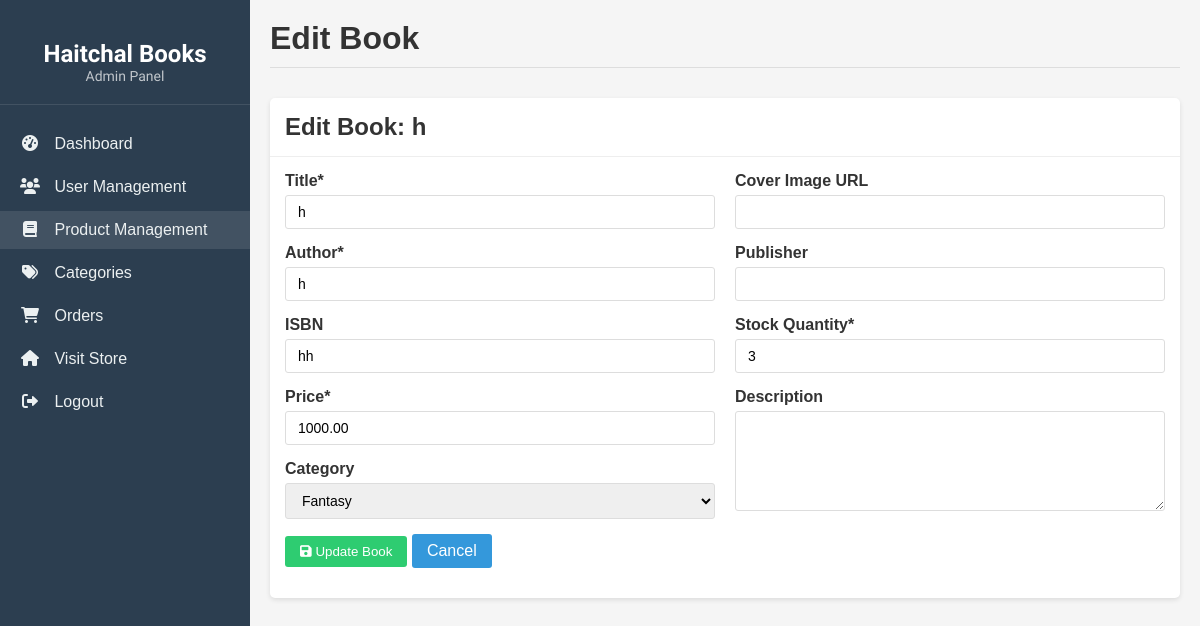
The page /admin/product_management.php?edit=15 (signed in) on the database its author committed.
### tables this page shows
CREATE TABLE `books` (
  `book_id` int(11) NOT NULL,
  `title` varchar(255) NOT NULL,
  `author` varchar(100) NOT NULL,
  `isbn` varchar(20) DEFAULT NULL,
  `price` decimal(10,2) NOT NULL,
  `description` text DEFAULT NULL,
  `publication_date` date DEFAULT NULL,
  `publisher` varchar(100) DEFAULT NULL,
  `cover_image` varchar(255) DEFAULT NULL,
  `stock_quantity` int(11) NOT NULL DEFAULT 0,
  `category_id` int(11) DEFAULT NULL,
  `is_featured` tinyint(1) DEFAULT 0
);

### admin/product_management.php (the view, shortened to what this page needs)
<?php
require_once '../connect.php';
$categories = $conn->query("SELECT category_id, category_name FROM Categories ORDER BY category_name");
$categoryOptions = [];
while ($category = $categories->fetch_assoc()) {
    $categoryOptions[$category['category_id']] = $category['category_name'];
}
$editBook = null;
if (isset($_GET['edit']) && is_numeric($_GET['edit'])) {
    $bookId = (int)$_GET['edit'];
    $bookQuery = $conn->prepare("SELECT * FROM Books WHERE book_id = ?");
    $bookQuery->bind_param("i", $bookId);
    $bookQuery->execute();
    $editBook = $bookQuery->get_result()->fetch_assoc();
}
?>
<!DOCTYPE html>
<html lang="en">
<head>
    <link rel="stylesheet" href="https://cdnjs.cloudflare.com/ajax/libs/font-awesome/6.0.0/css/all.min.css">
    <link rel="stylesheet" href="../css/admin_styles.css">
</head>
<body>
    <div class="admin-container">
        <div class="sidebar">
            <div class="logo">
                <h1>Haitchal Books</h1>
                <span>Admin Panel</span>
            </div>
            <ul class="nav-menu">
                <li class="nav-item">
                    <a href="dashboard.php" class="nav-link">
                        <i class="fas fa-tachometer-alt"></i> Dashboard
                    </a>
                </li>
                <li class="nav-item">
                    <a href="user_management.php" class="nav-link">
                        <i class="fas fa-users"></i> User Management
                    </a>
                </li>
                <li class="nav-item">
                    <a href="product_management.php" class="nav-link active">
                        <i class="fas fa-book"></i> Product Management
                    </a>
                </li>
                <li class="nav-item">
                    <a href="category_management.php" class="nav-link">
                        <i class="fas fa-tags"></i> Categories
                    </a>
                </li>
                <li class="nav-item">
                    <a href="order_management.php" class="nav-link">
                        <i class="fas fa-shopping-cart"></i> Orders
                    </a>
                </li>
                <li class="nav-item">
                    <a href="../php/homepage.php" class="nav-link">
                        <i class="fas fa-home"></i> Visit Store
                    </a>
                </li>
                <li class="nav-item">
                    <a href="../php/logout.php" class="nav-link">
                        <i class="fas fa-sign-out-alt"></i> Logout
                    </a>
                </li>
            </ul>
        </div>
        <div class="main-content">
            <div class="header">
                <h1><?php echo isset($editBook) ? 'Edit Book' : 'Product Management'; ?></h1>
            </div>
            <?php if (isset($editBook) || isset($_GET['add'])): ?>
            <div class="panel">
                <div class="panel-header">
                    <h2><?php echo isset($editBook) ? 'Edit Book: ' . htmlspecialchars($editBook['title']) : 'Add New Book'; ?></h2>
                </div>
                <div class="panel-body">
                    <form method="post" action="product_management.php">
                        <div class="two-columns">
                            <div>
                                <div class="form-group">
                                    <label for="title">Title*</label>
                                    <input type="text" id="title" name="title" class="form-control" required
                                        value="<?php echo isset($editBook) ? htmlspecialchars($editBook['title']) : ''; ?>">
                                </div>
                                <div class="form-group">
                                    <label for="author">Author*</label>
                                    <input type="text" id="author" name="author" class="form-control" required
                                        value="<?php echo isset($editBook) ? htmlspecialchars($editBook['author']) : ''; ?>">
                                </div>
                                <div class="form-group">
                                    <label for="isbn">ISBN</label>
                                    <input type="text" id="isbn" name="isbn" class="form-control"
                                        value="<?php echo isset($editBook) ? htmlspecialchars($editBook['isbn']) : ''; ?>">
                                </div>
                                <div class="form-group">
                                    <label for="price">Price*</label>
                                    <input type="number" id="price" name="price" class="form-control" step="0.01" min="0" required
                                        value="<?php echo isset($editBook) ? htmlspecialchars($editBook['price']) : ''; ?>">
                                </div>
                                <div class="form-group">
                                    <label for="category_id">Category</label>
                                    <select id="category_id" name="category_id" class="form-control">
                                        <?php foreach ($categoryOptions as $id => $name): ?>
                                            <option value="<?php echo $id; ?>" <?php if (isset($editBook) && $editBook['category_id'] == $id) echo 'selected'; ?>>
                                                <?php echo htmlspecialchars($name); ?>
                                            </option>
                                        <?php endforeach; ?>
                                    </select>
                                </div>
                            </div>
                            <div>
                                <div class="form-group">
                                    <label for="cover_image">Cover Image URL</label>
                                    <input type="text" id="cover_image" name="cover_image" class="form-control"
                                        value="<?php echo isset($editBook) ? htmlspecialchars($editBook['cover_image']) : ''; ?>">
                                </div>
                                <div class="form-group">
                                    <label for="publisher">Publisher</label>
                                    <input type="text" id="publisher" name="publisher" class="form-control"
                                        value="<?php echo isset($editBook) ? htmlspecialchars($editBook['publisher']) : ''; ?>">
                                </div>
                                <div class="form-group">
                                    <label for="stock_quantity">Stock Quantity*</label>
                                    <input type="number" id="stock_quantity" name="stock_quantity" class="form-control" min="0" required
                                        value="<?php echo isset($editBook) ? htmlspecialchars($editBook['stock_quantity']) : '0'; ?>">
                                </div>
                                <div class="form-group">
                                    <label for="description">Description</label>
                                    <textarea id="description" name="description" class="form-control"><?php echo isset($editBook) ? htmlspecialchars($editBook['description']) : ''; ?></textarea>
                                </div>
                            </div>
                        </div>
                        <div class="form-group">
                            <button type="submit" name="save_book" class="btn btn-success">
                                <i class="fas fa-save"></i> <?php echo isset($editBook) ? 'Update Book' : 'Add Book'; ?>
                            </button>
                            <a href="product_management.php" class="btn">Cancel</a>
                        </div>
                    </form>
                </div>
            </div>
            <?php endif; ?>
        </div>
    </div>
</body>
</html>

### admin/product_management.php (style rules this page uses)
:root { --primary-color: #3498db; --secondary-color: #2c3e50; --success-color: #2ecc71; --danger-color: #e74c3c; --warning-color: #f39c12; --light-color: #ecf0f1; --dark-color: #34495e; }
* { margin: 0; padding: 0; box-sizing: border-box; }
body { font-family: Arial, sans-serif; background-color: #f5f5f5; color: #333; }
.admin-container { display: flex; min-height: 100vh; }
.sidebar { width: 250px; background-color: var(--secondary-color); color: white; padding: 20px 0; }
.logo { text-align: center; padding: 20px; border-bottom: 1px solid rgba(255, 255, 255, 0.1); margin-bottom: 20px; font-family: 'Stick No Bills', sans-serif; }
.logo h1 { font-size: 24px; }
.logo span { display: block; font-size: 14px; opacity: 0.7; }
.nav-menu { list-style: none; }
.nav-item { margin-bottom: 5px; }
.nav-link { display: block; padding: 10px 20px; color: #ecf0f1; text-decoration: none; transition: background-color 0.3s; }
.nav-link:hover, .nav-link.active { background-color: rgba(255, 255, 255, 0.1); }
.nav-link i { margin-right: 10px; width: 20px; text-align: center; }
.main-content { flex: 1; padding: 20px; background-color: #f5f5f5; }
.header { display: flex; justify-content: space-between; align-items: center; margin-bottom: 30px; padding-bottom: 10px; border-bottom: 1px solid #ddd; }
.btn { display: inline-block; padding: 8px 15px; background-color: var(--primary-color); color: white; border-radius: 3px; text-decoration: none; border: none; cursor: pointer; transition: background-color 0.3s; }
.btn-success { background-color: var(--success-color); }
.panel { background-color: white; border-radius: 5px; box-shadow: 0 2px 5px rgba(0, 0, 0, 0.1); margin-bottom: 20px; }
.panel-header { padding: 15px; border-bottom: 1px solid #eee; display: flex; justify-content: space-between; align-items: center; }
.panel-body { padding: 15px; }
.form-group { margin-bottom: 15px; }
.form-group label { display: block; margin-bottom: 5px; font-weight: 600; }
.form-control { width: 100%; padding: 8px 12px; border: 1px solid #ddd; border-radius: 3px; font-size: 14px; }
textarea.form-control { min-height: 100px; }
.two-columns { display: grid; grid-template-columns: 1fr 1fr; gap: 20px; }

### rows shown on the page
books: title "h", author "h", isbn "hh", price "1000.00", category_id "Fantasy", stock_quantity "3"
